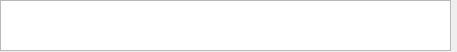
<?xml version="1.0" encoding="UTF-8"?>
<ui version="4.0">
 <class>pokemonChoose</class>
 <widget class="QWidget" name="pokemonChoose">
  <property name="geometry">
   <rect>
    <x>0</x>
    <y>0</y>
    <width>457</width>
    <height>52</height>
   </rect>
  </property>
  <property name="windowTitle">
   <string>Form</string>
  </property>
  <widget class="QListWidget" name="pokemonToChoose">
   <property name="geometry">
    <rect>
     <x>0</x>
     <y>0</y>
     <width>451</width>
     <height>51</height>
    </rect>
   </property>
   <property name="font">
    <font>
     <family>Lalezar</family>
    </font>
   </property>
  </widget>
 </widget>
 <resources/>
 <connections/>
</ui>
